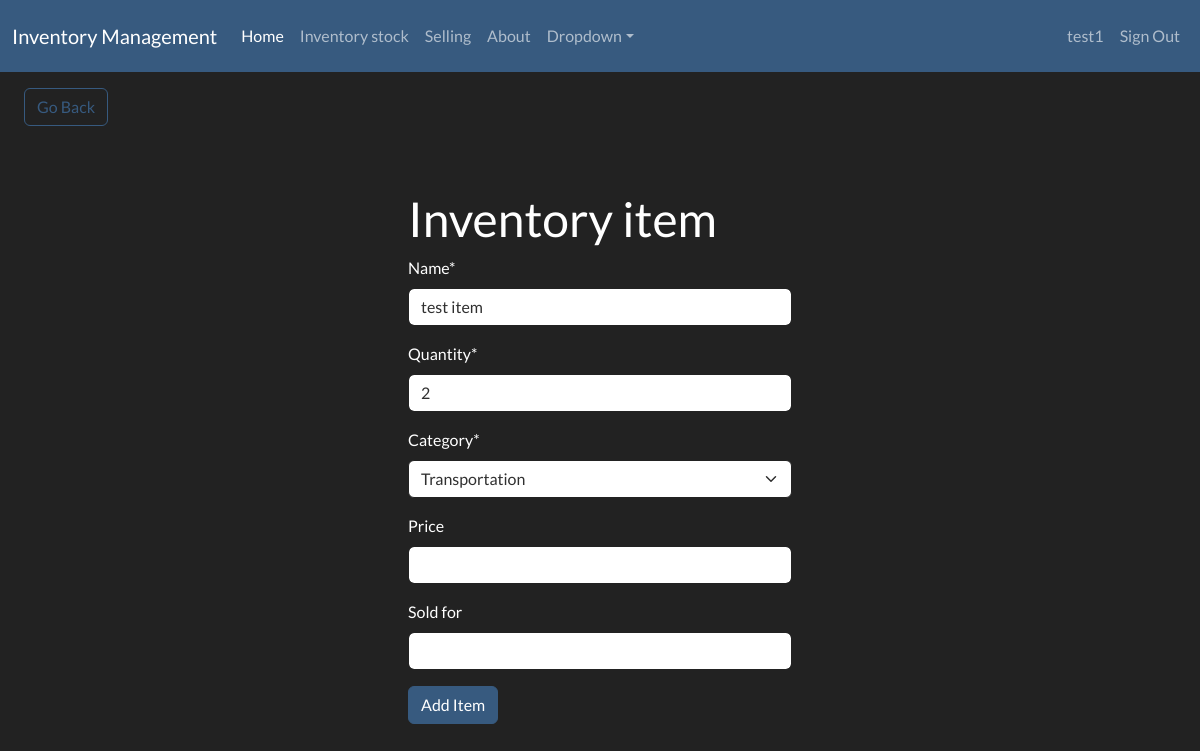
Page /edit-item/3 (signed in) on the committed database.
### inventory/models.py (models this page shows, shortened)
class InventoryItem(models.Model):
    name = models.CharField(max_length=200)
    quantity = models.IntegerField()
    category = models.ForeignKey('Category', on_delete=models.PROTECT,blank=True, null=True)
    price = models.IntegerField(blank=True, null=True)
    sold_for = models.IntegerField(blank=True, null=True)
    date_created = models.DateTimeField(auto_now_add=True)
    user = models.ForeignKey(User, on_delete=models.PROTECT)

class Category(models.Model):
    name = models.CharField(max_length=200)
    class Meta:
        verbose_name_plural = 'Categories'
    def __str__(self):
        return self.name

### inventory/views.py (the view)
# urls.py: path('edit-item/<int:pk>', EditItem.as_view(), name='edit-item'),
class EditItem(LoginRequiredMixin, UpdateView):
    model = InventoryItem
    form_class = InventoryItemForm
    template_name = 'inventory/item_form.html'
    success_url = reverse_lazy('dashboard')

### inventory/forms.py
class InventoryItemForm(forms.ModelForm):
    category = forms.ModelChoiceField(queryset=Category.objects.all(), initial=0)
    class Meta:
        model = InventoryItem
        fields = ['name', 'quantity', 'category', 'price', 'sold_for']

### inventory/templates/inventory/item_form.html (shortened to what this page needs)
{% extends 'inventory/base.html'%}
{% load crispy_forms_tags %}
{% block content %}
    <a href="{%url 'dashboard'%}" class="btn btn-outline-primary my-3 mx-4">Go Back</a>
    <div class="row">
        <div class="col-11 col-md-4 mx-auto mt-5">
            <h1>Inventory item</h1>
            <form method="POST">
                {{ form|crispy }}
                <div class="mt-3">
                    <button class="btn btn-primary">Add Item</button>
                </div>
            </form>
        </div>
    </div>
{% endblock content %}

### inventory/templates/inventory/navbar.html (shortened to what this page needs)
<nav class="navbar navbar-expand-lg bg-primary" data-bs-theme="dark">
    <div class="container-fluid">
      <a class="navbar-brand" href="#">Inventory Management</a>
      <div class="collapse navbar-collapse" id="navbarColor01">
        <ul class="navbar-nav me-auto">
          <li class="nav-item">
            <a class="nav-link active" href="{%url 'index'%}">Home
            </a>
          </li>
          <li class="nav-item">
            <a class="nav-link" href="{% url 'dashboard'%}">Inventory stock</a>
          </li>
          <li class="nav-item">
            <a class="nav-link" href="{% url 'pricing' %}">Selling</a>
          </li>
          <li class="nav-item">
            <a class="nav-link" href="#">About</a>
          </li>
          <li class="nav-item dropdown">
            <a class="nav-link dropdown-toggle" data-bs-toggle="dropdown" href="#" role="button" aria-haspopup="true" aria-expanded="false">Dropdown</a>
          </li>
        </ul>
        <ul class="navbar-nav">
        {% if user.is_authenticated %}
          <li class="nav-item">
            <a class="nav-link" href="#">{{user.username}}</a>
          </li>
          <li class="nav-item">
            <a class="nav-link" href="{% url 'logout'%}">Sign Out</a>
          </li>
        {%endif %}
        </ul>
      </div>
    </div>
  </nav>

### rows in the picture
InventoryItem: name "test item", quantity "2", category "Transportation"

### other values in the picture
{{ user.username }} "test1"
